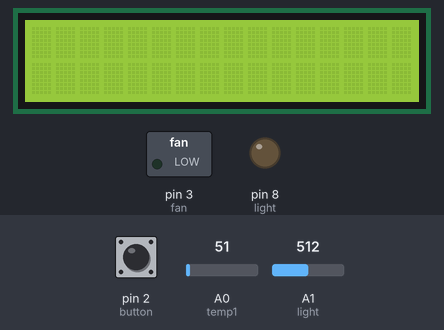
The sketch below on a simulated Arduino Uno, built with avr-gcc and run on an emulated ATmega328P. On the bench: 16×2 character LCD, switched loads named in the sketch (green lamp = pin HIGH), output pins drawn as LEDs (lit = HIGH). The test bench sets the inputs (shaded band); at power-on: pin 2 (button) LOW, A0 (temp1) = 51, A1 (light) = 512. What the sketch prints to the serial monitor is not drawn.

Above: at 1.2 s.
1.3 s: pin 2 (button) pulled HIGH for 0.25 s
At 2.7 s:
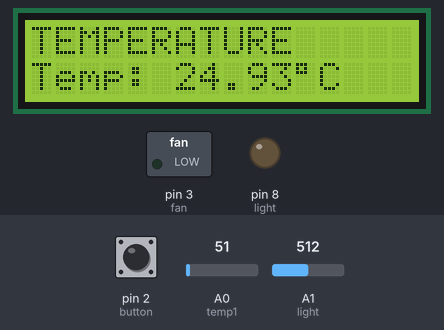
3.0 s: pin 2 (button) pulled HIGH for 1 s
At 5.2 s:
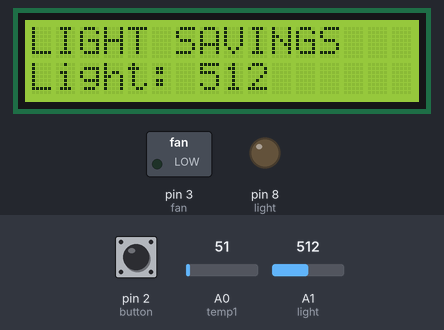
5.5 s: pin 2 (button) pulled HIGH for 3.2 s
At 9.0 s:
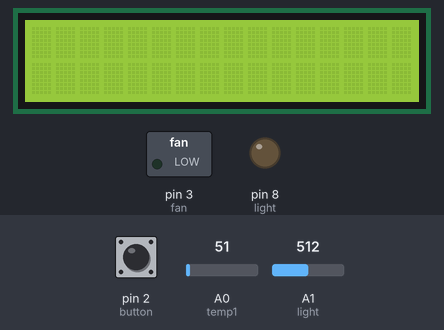
Timing chart, 0 to 10.5 s (numbered marks = the images above; inputs shaded):
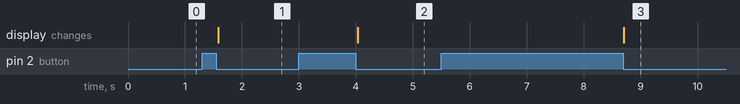

Measured:
- after the input at 1.3 s, the display: changes after 0.28 s (image 1)
- after the input at 3.0 s, the display: changes after 1.0 s (image 2)
- after the input at 5.5 s, the display: changes after 3.2 s (image 3)

The sketch:

project1.0.ino
```cpp
#include <Wire.h>
#include <LiquidCrystal_I2C.h>

LiquidCrystal_I2C lcd(0x27,16,2);

int button = 2;
int lcd_val = 0;
int butt_state = 0;

int temp1 = A0;
float temp = 0;

int light = A1;

void setup()
{
  Serial.begin(9600);
  lcd.init();
  lcd.backlight();

  pinMode(button, INPUT);
  pinMode(3, OUTPUT);   // fan
  pinMode(8, OUTPUT);   // light / LED
}

void temp_sensor(){
  float temp_val = analogRead(temp1);
  temp = temp_val * (5.0 / 1023.0) * 100.0;

  lcd.setCursor(0,0);
  lcd.print("TEMPERATURE    ");
  lcd.setCursor(0,1);
  lcd.print("Temp: ");
  lcd.print(temp);
  lcd.print((char)223);
  lcd.print("C  ");
}

void fan(){
  if(temp > 40){
    digitalWrite(3, HIGH); // fan ON
  } else {
    digitalWrite(3, LOW);  // fan OFF
  }
}

void light_sensor(){
  int light_val = analogRead(light);
  Serial.println(light_val);

  lcd.setCursor(0,1);
  lcd.print("Light: ");
  lcd.print(light_val);
  lcd.print("   ");

  if(light_val<100){
    digitalWrite(8, HIGH);
  } else {
    digitalWrite(8, LOW);
  }
}

void loop()
{
  butt_state = digitalRead(button);

  if(butt_state == HIGH){
    lcd_val++;
    while(digitalRead(button) == HIGH);
    lcd.clear();
  }

  switch(lcd_val){
    case 1:
      temp_sensor();
      fan();
      break;

    case 2:
      lcd.setCursor(0,0);
      lcd.print("LIGHT SAVINGS  ");
      light_sensor();
      break;


    default:
      lcd_val = 0;
      break;
  }

  delay(200);
}
```
